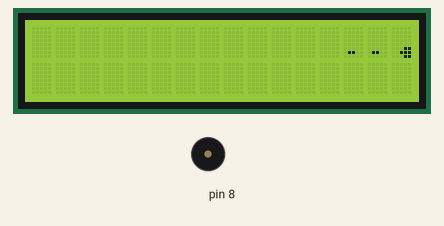
This sketch was run on a simulated Arduino Uno, built with avr-gcc and run on an emulated ATmega328P. On the bench: 16×2 character LCD, buzzer (waves = sounding). Random numbers use the default seed unless the sketch sets one; what the sketch prints to the serial monitor is not drawn.

Above: at 0.46 s.
At 15.1 s:
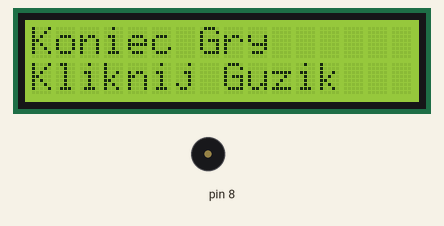
At 20.4 s:
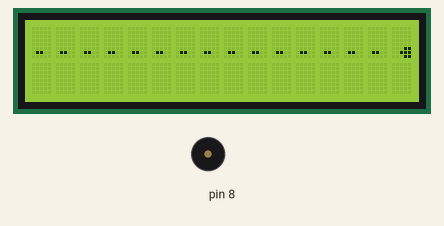
At 38.8 s:
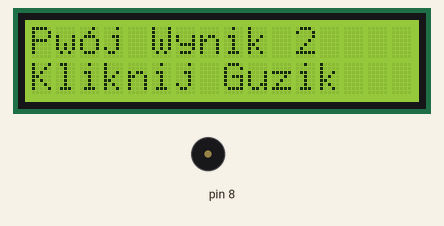
Timing chart, 0 to 40.0 s (numbered marks = the images above):
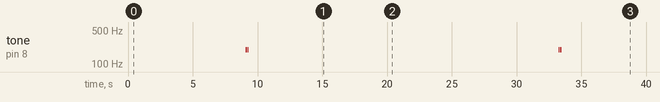

The sketch:

mini_konsola.ino
```cpp
#define NOTE_B0  31
#define NOTE_C1  33
#define NOTE_CS1 35
#define NOTE_D1  37
#define NOTE_DS1 39
#define NOTE_E1  41
#define NOTE_F1  44
#define NOTE_FS1 46
#define NOTE_G1  49
#define NOTE_GS1 52
#define NOTE_A1  55
#define NOTE_AS1 58
#define NOTE_B1  62
#define NOTE_C2  65
#define NOTE_CS2 69
#define NOTE_D2  73
#define NOTE_DS2 78
#define NOTE_E2  82
#define NOTE_F2  87
#define NOTE_FS2 93
#define NOTE_G2  98
#define NOTE_GS2 104
#define NOTE_A2  110
#define NOTE_AS2 117
#define NOTE_B2  123
#define NOTE_C3  131
#define NOTE_CS3 139
#define NOTE_D3  147
#define NOTE_DS3 156
#define NOTE_E3  165
#define NOTE_F3  175
#define NOTE_FS3 185
#define NOTE_G3  196
#define NOTE_GS3 208
#define NOTE_A3  220
#define NOTE_AS3 233
#define NOTE_B3  247
#define NOTE_C4  262
#define NOTE_CS4 277
#define NOTE_D4  294
#define NOTE_DS4 311
#define NOTE_E4  330
#define NOTE_F4  349
#define NOTE_FS4 370
#define NOTE_G4  392
#define NOTE_GS4 415
#define NOTE_A4  440
#define NOTE_AS4 466
#define NOTE_B4  494
#define NOTE_C5  523
#define NOTE_CS5 554
#define NOTE_D5  587
#define NOTE_DS5 622
#define NOTE_E5  659
#define NOTE_F5  698
#define NOTE_FS5 740
#define NOTE_G5  784
#define NOTE_GS5 831
#define NOTE_A5  880
#define NOTE_AS5 932
#define NOTE_B5  988
#define NOTE_C6  1047
#define NOTE_CS6 1109
#define NOTE_D6  1175
#define NOTE_DS6 1245
#define NOTE_E6  1319
#define NOTE_F6  1397
#define NOTE_FS6 1480
#define NOTE_G6  1568
#define NOTE_GS6 1661
#define NOTE_A6  1760
#define NOTE_AS6 1865
#define NOTE_B6  1976
#define NOTE_C7  2093
#define NOTE_CS7 2217
#define NOTE_D7  2349
#define NOTE_DS7 2489
#define NOTE_E7  2637
#define NOTE_F7  2794
#define NOTE_FS7 2960
#define NOTE_G7  3136
#define NOTE_GS7 3322
#define NOTE_A7  3520
#define NOTE_AS7 3729
#define NOTE_B7  3951
#define NOTE_C8  4186
#define NOTE_CS8 4435
#define NOTE_D8  4699
#define NOTE_DS8 4978

#include <LiquidCrystal.h>
#include <Wire.h>
#include<PCF8574.h>
PCF8574 expander;
int parametry_strzalu[30][2][2];
int pozycja_gracza;
int parametry_wroga[10][2][2];
int tik,tikk;
int wynik,przegrana,tik_przegranej;
LiquidCrystal lcd(12,11,5,4,3,2);
// notes in the melody:
int melody[] = {
  NOTE_C4, NOTE_G3, NOTE_G3, NOTE_A3, NOTE_G3, 0, NOTE_B3, NOTE_C4
};
int thisNote = 0;
// note durations: 4 = quarter note, 8 = eighth note, etc.:
int noteDurations[] = {
  10, 8, 8, 4, 4, 4, 4, 4
};


byte gracz_lewy[8] = {
  0b00000,
  0b00000,
  0b00000,
  0b00000,
  0b00000,
  0b00011,
  0b00111,
  0b00011
};
byte gracz_prawy[8] = {
  0b00011,
  0b00111,
  0b00011,
  0b00000,
  0b00000,
  0b00000,
  0b00000,
  0b00000
};
byte asteroida_lewy[8] = {
  0b00000,
  0b00000,
  0b00000,
  0b00000,
  0b00000,
  0b00110,
  0b01111,
  0b00110
};
byte asteroida_prawy[8] = {
  0b00110,
  0b01111,
  0b00110,
  0b00000,
  0b00000,
  0b00000,
  0b00000,
  0b00000
};
byte pocisk_lewy[8] = {
  0b00000,
  0b00000,
  0b00000,
  0b00000,
  0b00000,
  0b00000,
  0b01100,
  0b00000
};
byte pocisk_prawy[8] = {
  0b00000,
  0b01100,
  0b00000,
  0b00000,
  0b00000,
  0b00000,
  0b00000,
  0b00000
};
byte dwie_asteroidy[8] = {
  0b00110,
  0b01111,
  0b00110,
  0b00000,
  0b00000,
  0b00110,
  0b01111,
  0b00110
};
byte u_zamkniente[8] = {
  0b00010,
  0b00100,
  0b01110,
  0b10001,
  0b10001,
  0b10001,
  0b01110,
  0b00000
};
int poczatek;
void setup() {
  lcd.createChar(0,gracz_lewy);
  lcd.createChar(1,gracz_prawy);
  lcd.createChar(2,asteroida_lewy);
  lcd.createChar(3,asteroida_prawy);
  lcd.createChar(4,pocisk_lewy);
  lcd.createChar(5,pocisk_prawy);
  lcd.createChar(6,dwie_asteroidy);
  lcd.createChar(7,u_zamkniente);

  pinMode(A0, INPUT);
  expander.begin(0x20);
  tik=0;
  tikk=0;
  pozycja_gracza=1;
  Serial.begin(9600);
  randomSeed(analogRead(0));
  poczatek=0;
  lcd.begin(16,2);
  lcd.print("Atak Asteroid");
  lcd.setCursor(13,0);
  lcd.print((char)7);
  lcd.setCursor(14,0);
  lcd.print("w");
  lcd.setCursor(0,1);
  lcd.print("Kliknij Guzik");
  wynik=0;
  przegrana=0;
  tik_przegranej=0;
}

void loop() {
  if(przegrana==1){
    poczatek=0;
    for(int c=0; c<30;c++){
      parametry_strzalu[c][0][0]=0;
    }
    for(int c=0; c<10;c++){
      parametry_wroga[c][0][0]=0;
    }
    lcd.clear();
    if(tik_przegranej==1){
      tik_przegranej=0;
      lcd.setCursor(0,0);
      lcd.print("Tw");
      lcd.print((char)7);
      lcd.print("j Wynik");
      lcd.setCursor(11,0);
      lcd.print(wynik);

    }
    else if(tik_przegranej==0){
      tik_przegranej=1;
      lcd.setCursor(0,0);

      lcd.print("Koniec Gry");


    }
    lcd.setCursor(0,1);
    lcd.print("Kliknij Guzik");
    delay(1000);
  }


  if(expander.digitalRead(1)==HIGH || expander.digitalRead(0)==HIGH || expander.digitalRead(2)==HIGH || poczatek==1){
    poczatek=1;
    if(przegrana==1){
      przegrana=0;
      wynik=0;
    }
  if(pozycja_gracza==1){
    lcd.clear();
    lcd.setCursor(15,0);
    lcd.print((char)0);
  }


  if(pozycja_gracza==0){
    lcd.begin(16,2);
    lcd.setCursor(15,0);
    lcd.print((char)1);
  }
    if(pozycja_gracza==2){
    lcd.begin(16,2);
    lcd.setCursor(15,1);
    lcd.print((char)1);
  }
    if(pozycja_gracza==3){
    lcd.begin(16,2);
    lcd.setCursor(15,1);
    lcd.print((char)0);
  }
  if(expander.digitalRead(0)==HIGH){
    pozycja_gracza++;
  }

  if(expander.digitalRead(1)==HIGH){
    pozycja_gracza--;
  }
  if(pozycja_gracza<0){
    pozycja_gracza=0;
  }
  if(pozycja_gracza>3){
    pozycja_gracza=3;
  }
  if(tikk==2){
    tikk=0;
   for(int c=0; c<30;c++){
    if(parametry_strzalu[c][0][0]==1){
      parametry_strzalu[c][1][0]--;
      if(parametry_strzalu[c][1][0]<0){
       parametry_strzalu[c][0][0]=0;
      }
    }

   }
  }
  else{
    tikk++;
  }
    if(expander.digitalRead(2)==HIGH){
      for(int c=0; c<30;c++){
        if(parametry_strzalu[c][0][0]==0){
          parametry_strzalu[c][0][0]=1;
          parametry_strzalu[c][1][0]=14;
          parametry_strzalu[c][0][1]=pozycja_gracza;

          break;
        }


      }
  }
  for(int c=0; c<30;c++){
    for(int v=0; v<30;v++){
      if(parametry_strzalu[c][0][1]==parametry_strzalu[v][0][1]&&c!=v&&parametry_strzalu[c][1][0]==parametry_strzalu[v][1][0] && parametry_strzalu[v][0][0]==1 && parametry_strzalu[c][0][0]==1){
        parametry_strzalu[v][0][0]=0;
    }
  }
  }
  if(tik==6){
   tik=0;
   for(int c=0; c<10;c++){
      if(parametry_wroga[c][0][0]==1){
        parametry_wroga[c][0][1]++;

      }

    }
  }
  else{
    tik++;
  }
  Serial.println(random(5));
  switch(random(140)){
    case 0:
     for(int c=0; c<10;c++){
      if(parametry_wroga[c][0][0]==0){
        parametry_wroga[c][0][0]=1;
        parametry_wroga[c][1][0]=0;
        parametry_wroga[c][0][1]=0;
        break;
      }
     }
     break;
     case 1:
     for(int c=0; c<10;c++){
      if(parametry_wroga[c][0][0]==0){
        parametry_wroga[c][0][0]=1;
        parametry_wroga[c][1][0]=1;
        parametry_wroga[c][0][1]=0;
        break;
      }
     }
     break;
     case 2:
     for(int c=0; c<10;c++){
      if(parametry_wroga[c][0][0]==0){
        parametry_wroga[c][0][0]=1;
        parametry_wroga[c][1][0]=2;
        parametry_wroga[c][0][1]=0;
        break;
      }
     }
     case 3:
     for(int c=0; c<10;c++){
      if(parametry_wroga[c][0][0]==0){
        parametry_wroga[c][0][0]=1;
        parametry_wroga[c][1][0]=3;
        parametry_wroga[c][0][1]=0;
        break;
      }
     }
     break;
     break;
     default:
     break;
  }
  for(int c=0; c<10;c++){
    for(int v=0; v<10;v++){
      if(parametry_wroga[c][0][1]==parametry_wroga[v][0][1] && c!=v && parametry_wroga[c][1][0]==parametry_wroga[v][1][0] && parametry_wroga[v][0][0]==1 && parametry_wroga[c][0][0]==1){
        parametry_wroga[v][0][0]=0;
      }
    }
  }
  for(int c=0; c<10;c++){
    if(parametry_wroga[c][0][0]==1){
      for(int v=0; v<30;v++){
        if(parametry_strzalu[v][0][0]==1){
          if((parametry_strzalu[v][1][0]==parametry_wroga[c][0][1]&&parametry_strzalu[v][0][1]==parametry_wroga[c][1][0])||((parametry_strzalu[v][1][0])+1==parametry_wroga[c][0][1]&&parametry_strzalu[v][0][1]==parametry_wroga[c][1][0])||((parametry_strzalu[v][1][0])-1==parametry_wroga[c][0][1]&&parametry_strzalu[v][0][1]==parametry_wroga[c][1][0])){
            parametry_wroga[c][0][0]=0;
            parametry_strzalu[v][0][0]=0;
            wynik++;
                  // to calculate the note duration, take one second divided by the note type.
    //e.g. quarter note = 1000 / 4, eighth note = 1000/8, etc.
    int noteDurationn = 1000 / noteDurations[thisNote];
    tone(8, melody[1], noteDurationn);
          // to distinguish the notes, set a minimum time between them.
    // the note's duration + 30% seems to work well:
    int pauseBetweenNotess = noteDurationn * 1.30;
    delay(pauseBetweenNotess);
    // stop the tone playing:
    noTone(8);
          }
        }
      }
    }
  }
  for(int c=0; c<10;c++){
    if(parametry_wroga[c][0][0]==1){
      if(parametry_wroga[c][0][1]>15){
        parametry_wroga[c][0][0]=0;
        przegrana=1;
      }
    }
  }
  for(int c=0; c<10;c++){
    if(parametry_wroga[c][0][0]==1){
      if(parametry_wroga[c][1][0]==0){
        lcd.setCursor(parametry_wroga[c][0][1],0);
        lcd.print((char)3);
      }
      if(parametry_wroga[c][1][0]==1){
        lcd.setCursor(parametry_wroga[c][0][1],0);
        lcd.print((char)2);
      }
      if(parametry_wroga[c][1][0]==2){
        lcd.setCursor(parametry_wroga[c][0][1],1);
        lcd.print((char)3);
      }
      if(parametry_wroga[c][1][0]==3){
        lcd.setCursor(parametry_wroga[c][0][1],1);
        lcd.print((char)2);
      }
    }
  }
  for(int c=0; c<10;c++){
     for(int v=0; v<10;v++){
        if(parametry_wroga[c][0][1]==parametry_wroga[v][0][1]&&parametry_wroga[c][1][0]==0&&parametry_wroga[v][1][0]==1 && parametry_wroga[v][0][0]==1 && parametry_wroga[c][0][0]==1){
          lcd.setCursor(parametry_wroga[c][0][1],0);
          lcd.print((char)6);
        }
        if(parametry_wroga[c][0][1]==parametry_wroga[v][0][1]&&parametry_wroga[c][1][0]==2&&parametry_wroga[v][1][0]==3 && parametry_wroga[v][0][0]==1 && parametry_wroga[c][0][0]==1){
          lcd.setCursor(parametry_wroga[c][0][1],1);
          lcd.print((char)6);
        }
     }
  }
  for(int c=0; c<30;c++){
    if(parametry_strzalu[c][0][0]==1){
      if(parametry_strzalu[c][0][1]==0||parametry_strzalu[c][0][1]==1){
        lcd.setCursor(parametry_strzalu[c][1][0],0);
        if(parametry_strzalu[c][0][1]==0){
          lcd.print((char)5);
        }
        if(parametry_strzalu[c][0][1]==1){
          lcd.print((char)4);
        }
      }
      if(parametry_strzalu[c][0][1]==2||parametry_strzalu[c][0][1]==3){
        lcd.setCursor(parametry_strzalu[c][1][0],1);
        if(parametry_strzalu[c][0][1]==2){
          lcd.print((char)5);
        }
        if(parametry_strzalu[c][0][1]==3){
          lcd.print((char)4);
        }
      }

    }
  }


  delay(100);
}
}
```

Measured:
- by itself, tone on pin 8: plays 196 Hz for 0.10 s, 196 Hz for 0.10 s, 196 Hz for 0.10 s, 196 Hz for 0.10 s
- what the display in image 1 shows lasts 1.0 s, from 15.0 s to 16.0 s
- what the display in image 2 shows lasts 11.3 s, from 20.4 s to 31.7 s
